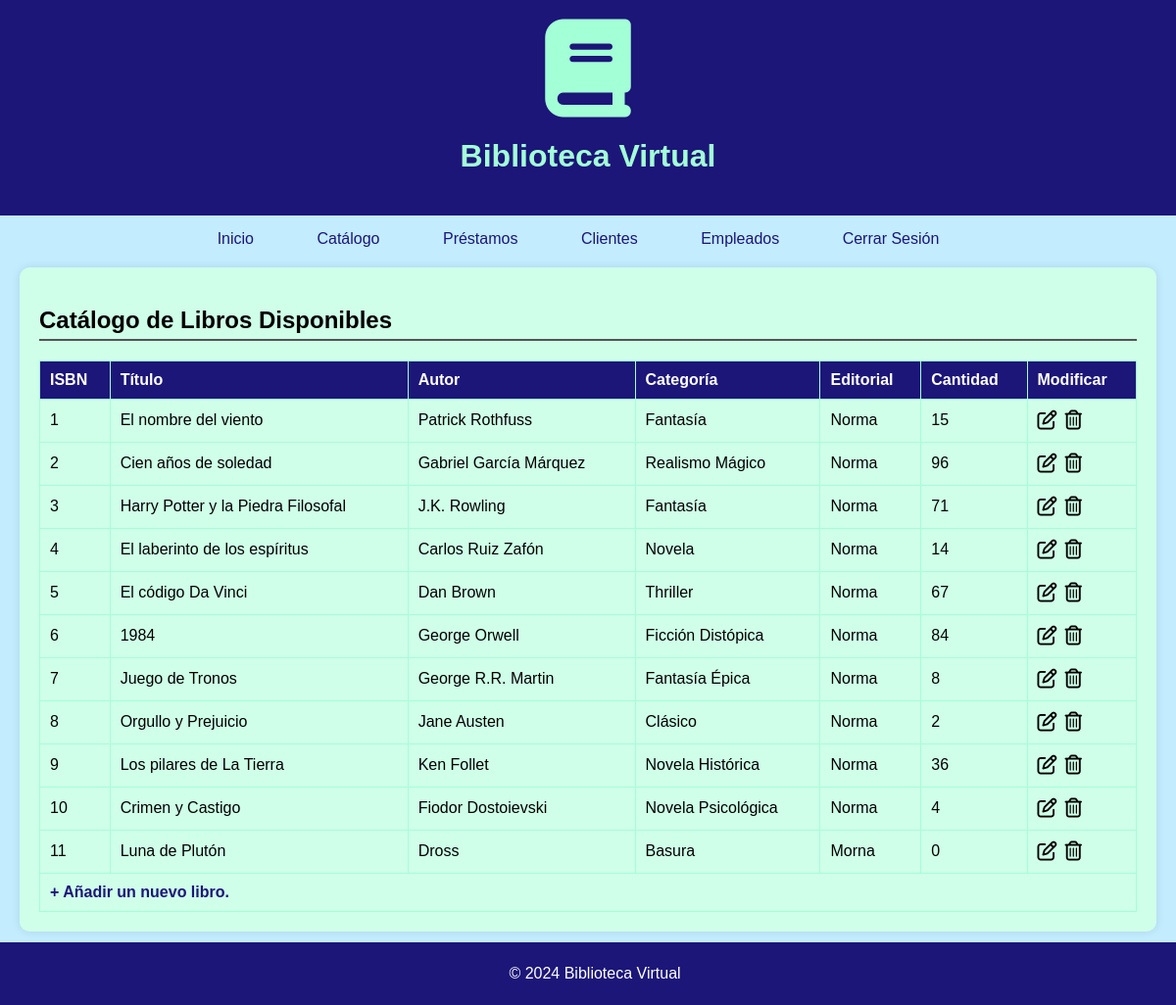
Screenshot of /catalogo.php (signed in) with the database file from the repository.
### tables this page shows
CREATE TABLE `libro` (
  `ISBN` int(8) NOT NULL,
  `titulo` varchar(255) NOT NULL,
  `autor` varchar(255) NOT NULL,
  `editorial` varchar(255) NOT NULL,
  `categoria` varchar(255) NOT NULL,
  `ejemplaresDisponibles` int(11) NOT NULL
);

### catalogo.php (the view, shortened to what this page needs)
<!DOCTYPE html>
<html lang="es">
    <head>
        <link rel="stylesheet" href="assets/style.css">
    </head>
    <body>
        <?php
            include('assets/menu.php');
            $libros = new Database();
            $sesion = $libros->login();
        ?>
        <article class="libros">
            <h1 id="Catalogo">Catálogo de Libros Disponibles</h1>
            <main>
                <table>
                    <thead>
                        <tr>
                            <?php
                                if($_SESSION['emp'] == true) {
                                    echo "<th>ISBN</th>";
                                }
                            ?>
                            <th>Título</th>
                            <th>Autor</th>
                            <th>Categoría</th>
                            <th>Editorial</th>
                            <?php
                                if($_SESSION['emp'] == true){
                                    ?>
                                    <th>Cantidad</th>
                                    <th>Modificar</th>
                                    <?php
                                }
                            ?>
                        </tr>
                    </thead>
                    <tbody>
                        <?php
                            $lista = $libros->mostrarElementos('libro');
                            while($row = mysqli_fetch_object($lista)){
                                $isbn = $row->ISBN;
                                $titulo = $row->titulo;
                                $autor = $row->autor;
                                $categoria = $row->categoria;
                                $editorial = $row->editorial;
                                $cantidad = $row->ejemplaresDisponibles;
                                ?>
                                <tr>
                                    <?php
                                        if ($_SESSION['emp'] == true) {
                                            echo "<td>$isbn</td>";
                                        }
                                    ?>
                                    <td>
                                        <?php
                                            echo $titulo;
                                        ?>
                                    </td>
                                    <td>
                                        <?php
                                            echo $autor;
                                        ?>
                                    </td>
                                    <td>
                                        <?php
                                            echo $categoria;
                                        ?>
                                    </td>
                                    <td>
                                        <?php
                                            echo $editorial;
                                        ?>
                                    </td>
                                    <?php
                                        if ($_SESSION['emp'] == true) {
                                            echo '<td>' . $cantidad . '</td><td><a class="boton" href="modificarLibro.php?isbn=' . $isbn . '&mod"><i class="fa-regular fa-pen-to-square"></i></a>&ensp;<a class="boton" href="modificarLibro.php?isbn=' . $isbn . '&del"><i class="fa-regular fa-trash-can"></i></a></td>';
                                        }
                                    ?>
                                </tr>
                                <?php
                            }
                            if ($_SESSION['emp'] == true) {
                                echo '<tr><td colspan="8"><a class="add" href="agregarLibro.php">+ Añadir un nuevo libro.</a></td></tr>';
                            }
                        ?>
                    </tbody>
                </table>
            </main>
        </article>
    </body>
</html>

### assets/menu.php (shortened to what this page needs)
<?php
    class Database{
        private $con;
        private $dbhost = "localhost";
        private $dbuser = "root";
        private $dbpass = "";
        private $dbname = "biblioteca";
        public function login() {
            if (!$_SESSION['iniSes']) {
                header("Location: login.php");
            } else {
                ?>
                <div class="meniu">
                    <header>
                        <i class="fa-solid fa-book book"></i>
                        <h1>Biblioteca Virtual</h1>
                    </header>
                    <nav>
                        <ul>
                            <li><a href="index.php">Inicio</a></li>
                            <li><a href="catalogo.php">Catálogo</a></li>
                            <li><a href="prestamo.php">Préstamos</a></li>
                            <?php
                                if($_SESSION['emp'] == true){
                                    ?>
                                    <li><a href="clientes.php">Clientes</a></li>
                                    <?php
                                    if($_SESSION['adm'] == true){
                                        ?>
                                        <li><a href="empleados.php">Empleados</a></li>
                                        <?php
                                    }
                                }
                            ?>
                            <li><a href="assets/logout.php">Cerrar Sesión</a></li>
                        </ul>
                    </nav>
                    <footer>
                        <p>&copy; 2024 Biblioteca Virtual</p>
                    </footer>
                </div>
                <?php
            }
        }
        public function conectar() {
            $this->con = mysqli_connect($this->dbhost, $this->dbuser, $this->dbpass, $this->dbname);
        }
        public function mostrarElementos($elemento) {
            $elemento = $elemento;
            $sql = "SELECT * FROM `$elemento`";
            $res = mysqli_query($this->con, $sql);
            return $res;
        }
    }
?>

### assets/style.css (style rules this page uses)
:root { --navy: #1C1678; --lightBlue: #c3ecff; --mint: #A3FFD6; --clearColor: #cfffe9; }
body { font-family: Arial, sans-serif; margin: 0; padding: 0; background-color: var(--lightBlue); }
header { background-color: var(--navy); color: var(--mint); padding: 20px; text-align: center; }
i.book { font-size: 100px; }
nav ul { list-style-type: none; margin: 0; padding: 15px 0 0 0; text-align: center; }
nav ul li { display: inline; margin-right: 20px; }
nav ul li a, button.nav { text-decoration: none; color: var(--navy); padding: 10px 20px; border-radius: 5px; transition: background-color 0.3s ease; }
article { background-color: var(--clearColor); margin: 20px 20px 75px 20px; padding: 20px; border-radius: 10px; box-shadow: 0 0 10px rgba(0, 0, 0, 0.1); }
article h1 { border-bottom: 2px solid #545454; padding-bottom: 5px; }
article main { margin-top: 10px; }
table { width: 100%; border-collapse: collapse; margin-top: 10px; }
table th, table td { padding: 10px; border: 1px solid var(--mint); }
table th { background-color: var(--navy); color: white; text-align: left; }
.add { color: var(--navy); font-size: 1em; font-weight: bold; text-decoration: none; }
.boton { font-size: 1.25em; color: black; }
footer { background-color: var(--navy); color: white; text-align: center; padding: 7px; margin: 0; position: fixed; bottom: 0; width: 100%; }

### rows the page displays
libro: ISBN "1", titulo "El nombre del viento", autor "Patrick Rothfuss", categoria "Fantasía", editorial "Norma", ejemplaresDisponibles "15"
libro: ISBN "2", titulo "Cien años de soledad", autor "Gabriel García Márquez", categoria "Realismo Mágico", editorial "Norma", ejemplaresDisponibles "96"
libro: ISBN "3", titulo "Harry Potter y la Piedra Filosofal", autor "J.K. Rowling", categoria "Fantasía", editorial "Norma", ejemplaresDisponibles "71"
libro: ISBN "4", titulo "El laberinto de los espíritus", autor "Carlos Ruiz Zafón", categoria "Novela", editorial "Norma", ejemplaresDisponibles "14"
libro: ISBN "5", titulo "El código Da Vinci", autor "Dan Brown", categoria "Thriller", editorial "Norma", ejemplaresDisponibles "67"
libro: ISBN "6", titulo "1984", autor "George Orwell", categoria "Ficción Distópica", editorial "Norma", ejemplaresDisponibles "84"
libro: ISBN "7", titulo "Juego de Tronos", autor "George R.R. Martin", categoria "Fantasía Épica", editorial "Norma", ejemplaresDisponibles "8"
libro: ISBN "8", titulo "Orgullo y Prejuicio", autor "Jane Austen", categoria "Clásico", editorial "Norma", ejemplaresDisponibles "2"
libro: ISBN "9", titulo "Los pilares de La Tierra", autor "Ken Follet", categoria "Novela Histórica", editorial "Norma", ejemplaresDisponibles "36"
libro: ISBN "10", titulo "Crimen y Castigo", autor "Fiodor Dostoievski", categoria "Novela Psicológica", editorial "Norma", ejemplaresDisponibles "4"
libro: ISBN "11", titulo "Luna de Plutón", autor "Dross", categoria "Basura", editorial "Morna", ejemplaresDisponibles "0"
